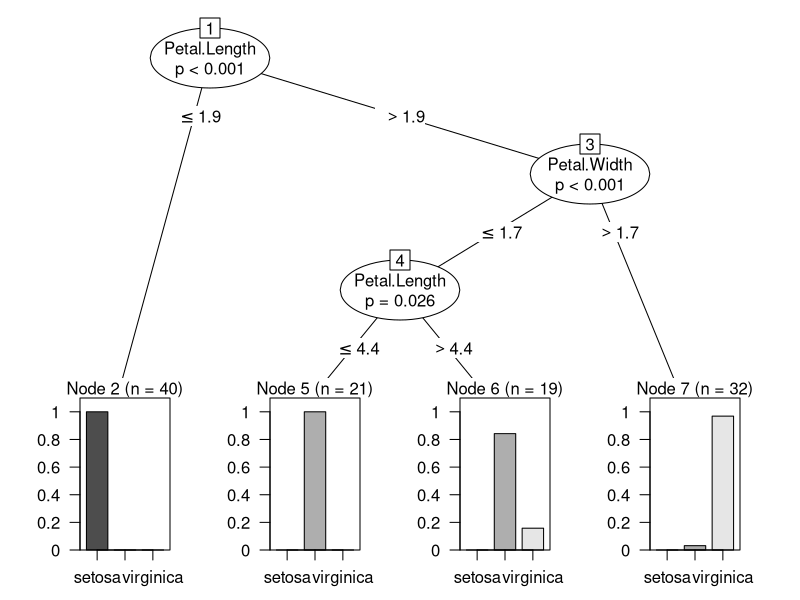
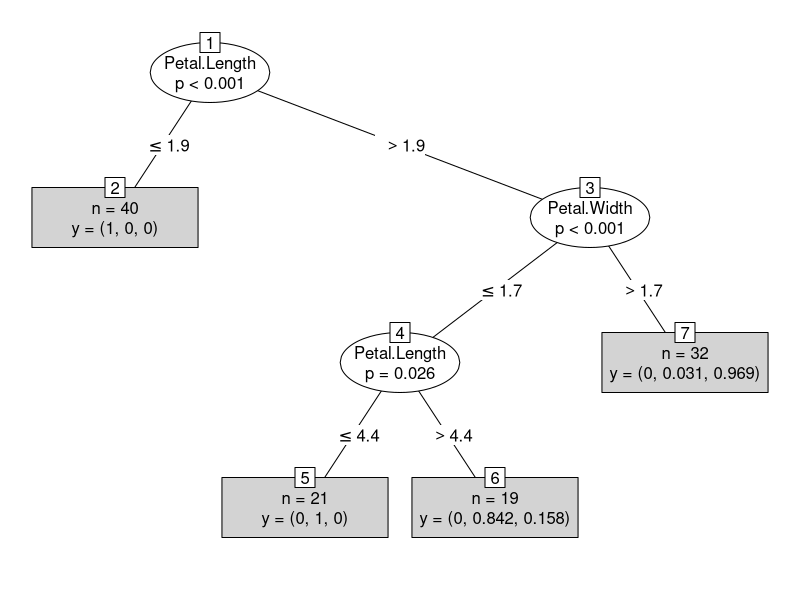
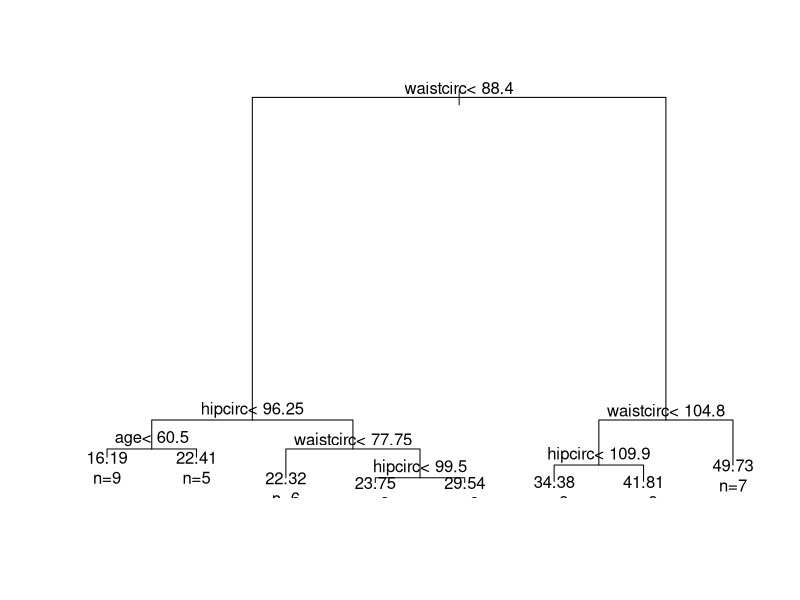
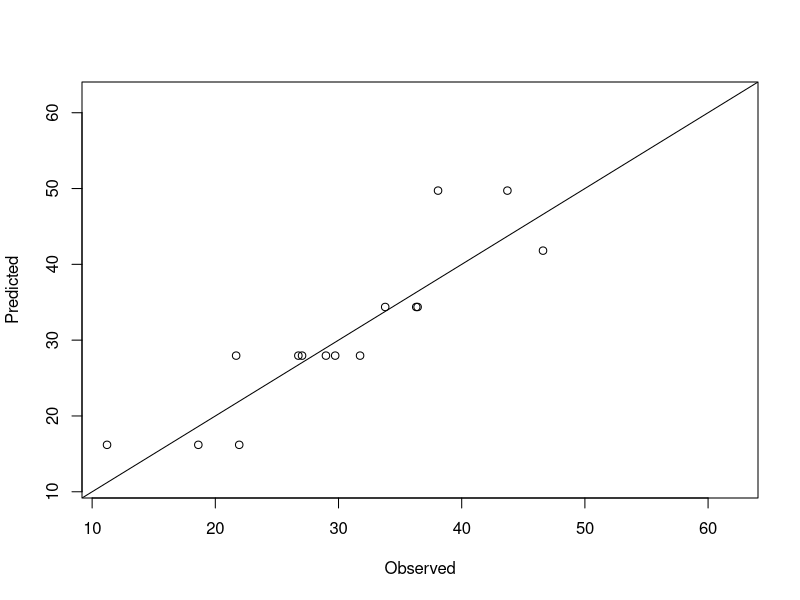
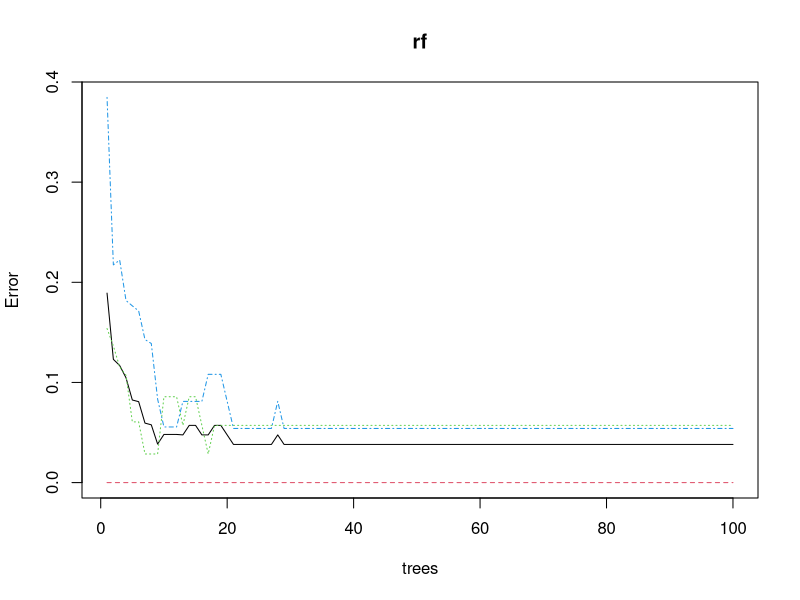
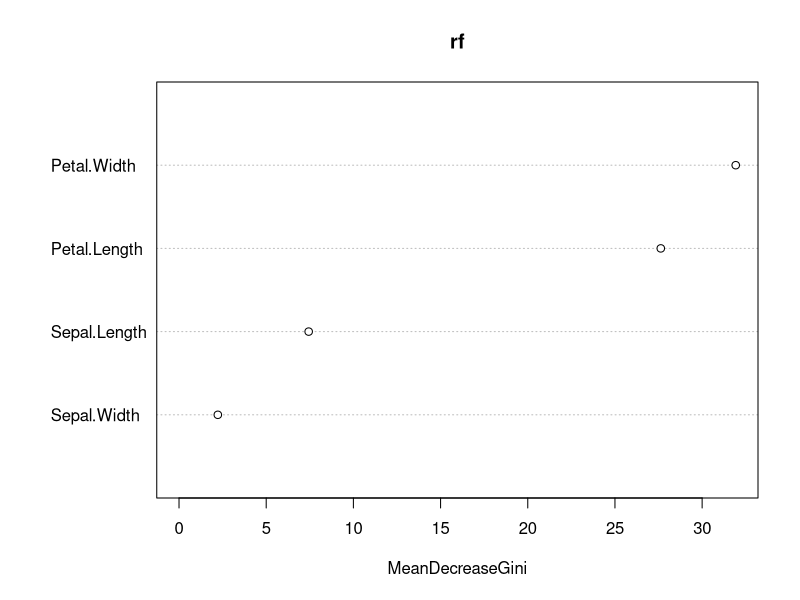
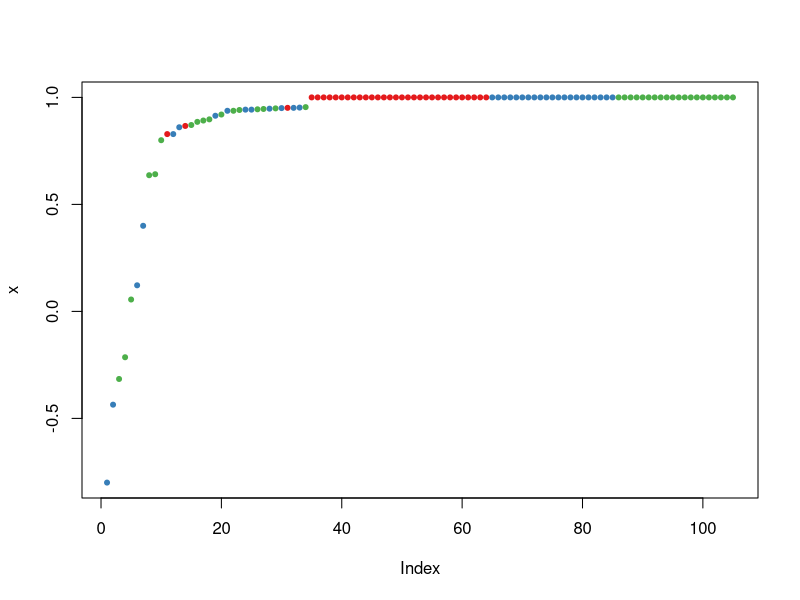

These charts were generated, in order, by the following R code:
#4.1- Building Decision Trees with Package party
#This section goes over how to build a decision tree using the party package

#install.packages("party")

#view the iris data set
str(iris)

#set a seed for repeatable results
set.seed(1234)

#build test and training set with a 70/30 split
ind <- sample(2, nrow(iris), replace=TRUE, prob=c(0.7,0.3))
trainData <- iris[ind==1,]
testData <- iris[ind==2,]

#Load the party package, build a tree and check the prediction
library(party)
myFormula <- Species~Sepal.Length + Sepal.Width + Petal.Length + Petal.Width
iris_ctree <- ctree(myFormula, data=trainData)
#check the prediction
table(predict(iris_ctree), trainData$Species)

#print a text version of the tree
print(iris_ctree)

#graphic tree
plot(iris_ctree)

plot(iris_ctree, type="simple")

#predictions on test data
testPred <- predict(iris_ctree, newdata = testData)

#4.2- Building Decision Trees with Package rpart
#This section will build a decision tree using the bodyfat data. The rpart function will select the tree with the minimum predection error.
#install.packages("mboost")
#install.packages("rpart")
#load the bodyfat dataset
data("bodyfat", package="TH.data")
#looking at the data set
dim(bodyfat)
attributes(bodyfat)
bodyfat[1:5,]

#splitting into training and test subsets
#set a seed for repeatable results
set.seed(1234)
ind <- sample(2, nrow(bodyfat), replace=TRUE, prob=c(0.7,0.3))
bodyfat.train <- bodyfat[ind==1,]
bodyfat.test <- bodyfat[ind==2,]
#train a decision tree
library(rpart)
myFormula <- DEXfat ~ age + waistcirc + hipcirc + elbowbreadth + kneebreadth
bodyfat_rpart <- rpart(myFormula, data = bodyfat.train,
                       control = rpart.control(minsplit = 10))
attributes(bodyfat_rpart)
print(bodyfat_rpart$cptable)
#print a text version of the tree
print(bodyfat_rpart)

#create a graphical tree
plot(bodyfat_rpart)
#add text to graphic
text(bodyfat_rpart, use.n=TRUE)
#get the minimum error
opt <- which.min(bodyfat_rpart$cptable[,"xerror"])
cp <- bodyfat_rpart$cptable[opt, "CP"]
bodyfat_prune <- prune(bodyfat_rpart, cp=cp)
#print the pruned tree
print(bodyfat_prune)

#create predictions
DEXfat_pred <- predict(bodyfat_prune, newdata = bodyfat.test)

xlim <- range(bodyfat$DEXfat)
plot(DEXfat_pred ~ DEXfat, data = bodyfat.test, xlab = "Observed",
     ylab = "Predicted", ylim = xlim, xlim = xlim, jitter=T)
abline(a = 0, b = 1)

#4.3- Random Forest
#The random forest model is used to build a predictive model for the iris data set. When developing random forests there are two limitations. First, this can not handle missing data so that must be handled first. Second categorical values can only have 32 levels.
#install.packages("randomForest")
ind <- sample(2, nrow(iris), replace=TRUE, prob=c(0.7,0.3))
trainData <- iris[ind==1,]
testData <- iris[ind==2,]

library(randomForest)
#train a random forest on data
rf <- randomForest(Species ~ ., data=trainData, ntree=100, proximity=TRUE)
#print out prediction matrix
table(predict(rf), trainData$Species)

print(rf)
attributes(rf)

#plot the random forest error rate
plot(rf)

#variable importance
importance(rf)
varImpPlot(rf)

#Test the random forest against the test data
irisPred <- predict(rf, newdata = testData)
table(irisPred, testData$Species)

plot(margin(rf, testData$Species))
